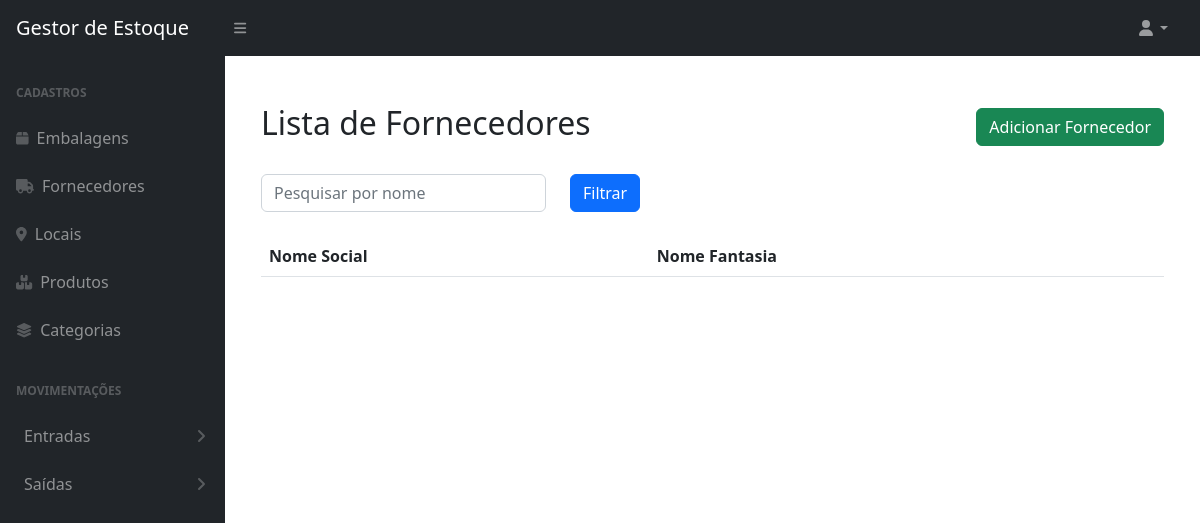
Before: /fornecedores/ with the older database file.
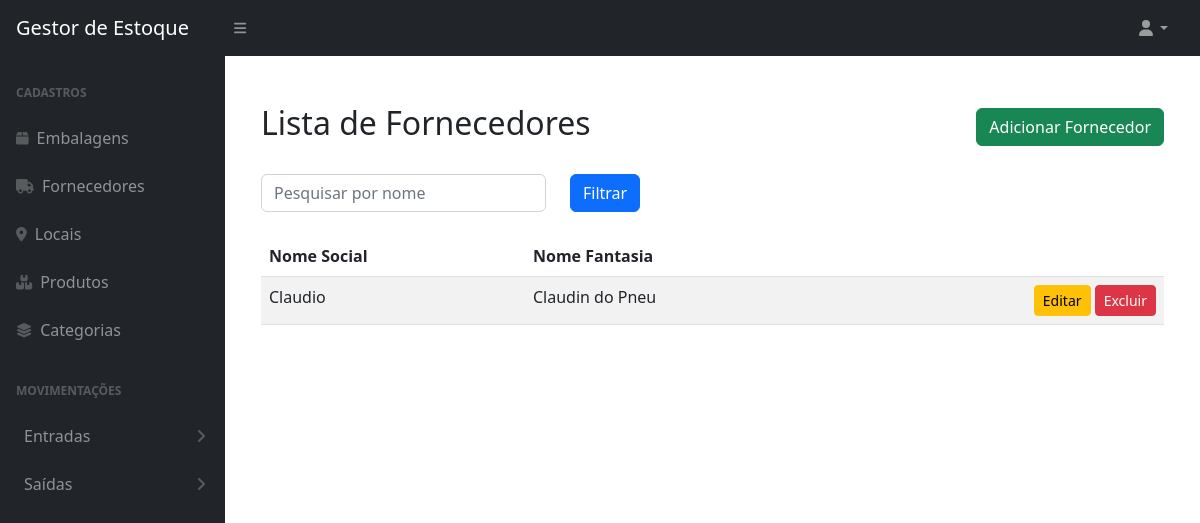
After: the same page with the newer database file.
### produtos/models.py (models this page shows)
class Fornecedor(BaseModel):
    nome_social = models.CharField(
        max_length=100, verbose_name='Nome Social do Fornecedor', unique=True
    )  # noqa: E501
    nome_fantasia = models.CharField(
        max_length=100, verbose_name='Nome Fantasia do Fornecedor'
    )  # noqa: E501
    produtos = models.ManyToManyField(
        'produtos.Produto', verbose_name='Produtos do Fornecedor'
    )  # noqa: E501
    class Meta:
        db_table = 'fornecedores'

### produtos/views.py (the view)
# urls.py: path('fornecedores/', listar_fornecedores, name='listar_fornecedores'),
def listar_fornecedores(request):
    consulta = request.GET.get('q')
    fornecedores = Fornecedor.objects.all()
    if consulta:
        fornecedores = fornecedores.filter(nome__icontains=consulta)
    return render(request, 'produtos/listar_fornecedores.html', {'fornecedores': fornecedores})  # noqa: E501

### produtos/templates/produtos/listar_fornecedores.html
{% extends "base.html" %}
{% block content %}
<div class="container mt-5">
    <div class="d-flex justify-content-between align-items-center mb-4">
        <h2>Lista de Fornecedores</h2>
        <a href="{% url 'adicionar_fornecedores' %}" class="btn btn-success">Adicionar Fornecedor</a>
    </div>
    <form method="get" class="mb-4">
        <div class="row">
            <div class="col-md-4">
                <input type="text" name="q" class="form-control" placeholder="Pesquisar por nome" value="{{ request.GET.q }}">
            </div>
            <div class="col-md-4">
                <button type="submit" class="btn btn-primary">Filtrar</button>
            </div>
        </div>
    </form>
    <div class="table-responsive">
        <table class="table table-striped table-hover">
            <thead class="thead-dark">
                <tr>
                    <th>Nome Social</th>
                    <th>Nome Fantasia</th>
                    <th></th>
                </tr>
            </thead>
            <tbody>
                {% for fornecedor in fornecedores %}
                <tr>
                    <td>{{ fornecedor.nome_social }}</td>
                    <td>{{ fornecedor.nome_fantasia }}</td>
                    <td class="text-end">
                        <a href="{% url 'editar_fornecedores' fornecedor.id %}" class="btn btn-warning btn-sm">Editar</a>
                        <a href="{% url 'excluir_fornecedores' fornecedor.id %}" class="btn btn-danger btn-sm">Excluir</a>
                    </td>
                </tr>
                {% endfor %}
            </tbody>
        </table>
    </div>
</div>
{% endblock content %}

Changed rows visible on the page:
added Fornecedor: nome_social "Claudio", nome_fantasia "Claudin do Pneu"
